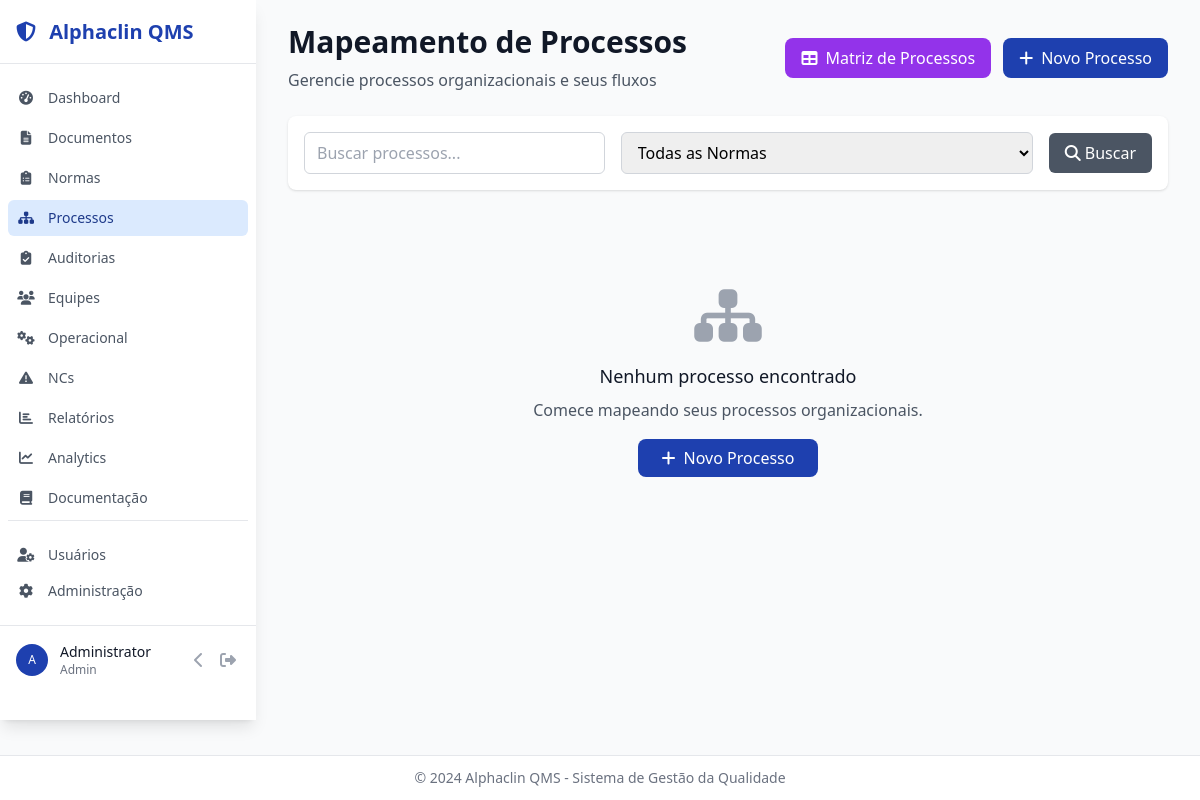
Page /processes/ (signed in) on the committed database.
### models.py (models this page shows)
class User(UserMixin, db.Model):
    __tablename__ = 'users'
    id = db.Column(db.Integer, primary_key=True)
    username = db.Column(db.String(80), unique=True, nullable=False)
    email = db.Column(db.String(120), unique=True, nullable=False)
    password_hash = db.Column(db.String(255), nullable=False)
    full_name = db.Column(db.String(255), nullable=False)
    role = db.Column(db.Enum(UserRole), default=UserRole.USER, nullable=False)
    is_active = db.Column(db.Boolean, default=True, nullable=False)
    created_at = db.Column(db.DateTime, default=datetime.utcnow)
    last_login = db.Column(db.DateTime)
    __table_args__ = (
        db.Index('idx_users_role', 'role'),
        db.Index('idx_users_active', 'is_active'),
        db.Index('idx_users_last_login', 'last_login'),
        db.Index('idx_users_email', 'email'),
    )
    created_documents = db.relationship('Document', foreign_keys='Document.created_by_id', backref='creator', lazy='dynamic')
    assigned_audits = db.relationship('Audit', foreign_keys='Audit.assigned_auditor_id', backref='assigned_auditor', lazy='dynamic')

### blueprints/processes.py (the view)
@processes_bp.route('/')
@login_required
def index():
    search = request.args.get('search')
    norm_id = request.args.get('norm_id')
    query = Process.query
    if search:
        query = query.filter(Process.name.contains(search) | Process.code.contains(search))
    if norm_id:
        query = query.filter(Process.norms.any(id=norm_id))
    processes = query.order_by(Process.name).all()
    norms = Norm.query.filter_by(is_active=True).all()
    return render_template('processes/index.html', processes=processes, norms=norms)

### templates/processes/index.html (shortened to what this page needs)
{% extends "base.html" %}
{% block content %}
<div class="space-y-6">
    <div class="flex justify-between items-center">
        <div>
            <h1 class="text-3xl font-bold text-gray-900">Mapeamento de Processos</h1>
            <p class="mt-2 text-gray-600">Gerencie processos organizacionais e seus fluxos</p>
        </div>
        <div class="flex space-x-3">
            <a href="{{ url_for('processes.matrix') }}" class="bg-purple-600 hover:bg-purple-700 text-white px-4 py-2 rounded-lg transition-colors">
                <i class="fas fa-table mr-2"></i>Matriz de Processos
            </a>
            <a href="{{ url_for('processes.create') }}" class="bg-alphaclin-blue hover:bg-alphaclin-dark text-white px-4 py-2 rounded-lg transition-colors">
                <i class="fas fa-plus mr-2"></i>Novo Processo
            </a>
        </div>
    </div>
    <div class="bg-white p-4 rounded-lg shadow">
        <form method="GET" class="flex flex-wrap gap-4 items-center">
            <div class="flex-1 min-w-64">
                <input type="text" name="search" value="{{ request.args.get('search', '') }}"
                       placeholder="Buscar processos..."
                       class="w-full px-3 py-2 border border-gray-300 rounded-md focus:outline-none focus:ring-2 focus:ring-alphaclin-blue">
            </div>
            <div>
                <select name="norm_id" class="px-3 py-2 border border-gray-300 rounded-md focus:outline-none focus:ring-2 focus:ring-alphaclin-blue">
                    <option value="">Todas as Normas</option>
                </select>
            </div>
            <button type="submit" class="bg-gray-600 hover:bg-gray-700 text-white px-4 py-2 rounded-md transition-colors">
                <i class="fas fa-search mr-1"></i>Buscar
            </button>
        </form>
    </div>
    {% if not processes %}
    <div class="text-center py-12">
        <i class="fas fa-sitemap text-gray-400 text-6xl mb-4"></i>
        <h3 class="text-lg font-medium text-gray-900 mb-2">Nenhum processo encontrado</h3>
        <p class="text-gray-600 mb-6">Comece mapeando seus processos organizacionais.</p>
        <a href="{{ url_for('processes.create') }}" class="bg-alphaclin-blue hover:bg-alphaclin-dark text-white px-6 py-2 rounded-lg transition-colors">
            <i class="fas fa-plus mr-2"></i>Novo Processo
        </a>
    </div>
    {% endif %}
</div>
{% endblock %}

### templates/base.html (shortened to what this page needs)
<!DOCTYPE html>
<html lang="pt-BR">
<head>
    <script src="https://cdn.tailwindcss.com"></script>
    <link rel="stylesheet" href="https://cdnjs.cloudflare.com/ajax/libs/font-awesome/6.4.0/css/all.min.css">
</head>
<body class="bg-gray-50 min-h-screen flex flex-col">
    {% if current_user.is_authenticated and not request.endpoint.startswith('auth.') %}
    <div id="sidebar" class="fixed left-0 top-0 w-64 bg-white shadow-lg transform transition-all duration-300 ease-in-out z-50 -translate-x-full lg:translate-x-0 flex flex-col overflow-y-auto" style="height: calc(100vh - 80px);">
        <div class="flex flex-col h-full">
            <div class="flex items-center justify-between h-16 px-4 border-b border-gray-200">
                <span id="logo-text" class="text-xl font-bold text-alphaclin-blue">
                    <i class="fas fa-shield-alt mr-2"></i>
                    Alphaclin QMS
                </span>
            </div>
            <nav class="px-2 py-4 space-y-1 overflow-y-auto">
                <a href="{{ url_for('main.dashboard') }}" title="Dashboard"
                    class="sidebar-link {% if request.endpoint == 'main.dashboard' %}bg-alphaclin-light text-alphaclin-dark{% else %}text-gray-600 hover:bg-gray-50 hover:text-gray-900{% endif %} group flex items-center px-2 py-2 text-sm font-medium rounded-md transition-colors">
                    <i class="fas fa-tachometer-alt sidebar-icon"></i>
                    <span class="sidebar-text ml-3">Dashboard</span>
                </a>
                <a href="{{ url_for('documents.index') }}" title="Documentos"
                    class="sidebar-link {% if request.blueprint == 'documents' %}bg-alphaclin-light text-alphaclin-dark{% else %}text-gray-600 hover:bg-gray-50 hover:text-gray-900{% endif %} group flex items-center px-2 py-2 text-sm font-medium rounded-md transition-colors">
                    <i class="fas fa-file-alt sidebar-icon"></i>
                    <span class="sidebar-text ml-3">Documentos</span>
                </a>
                <a href="{{ url_for('norms.index') }}" title="Normas"
                    class="sidebar-link {% if request.blueprint == 'norms' %}bg-alphaclin-light text-alphaclin-dark{% else %}text-gray-600 hover:bg-gray-50 hover:text-gray-900{% endif %} group flex items-center px-2 py-2 text-sm font-medium rounded-md transition-colors">
                    <i class="fas fa-clipboard-list sidebar-icon"></i>
                    <span class="sidebar-text ml-3">Normas</span>
                </a>
                <a href="{{ url_for('processes.index') }}" title="Processos"
                    class="sidebar-link {% if request.blueprint == 'processes' %}bg-alphaclin-light text-alphaclin-dark{% else %}text-gray-600 hover:bg-gray-50 hover:text-gray-900{% endif %} group flex items-center px-2 py-2 text-sm font-medium rounded-md transition-colors">
                    <i class="fas fa-sitemap sidebar-icon"></i>
                    <span class="sidebar-text ml-3">Processos</span>
                </a>
                <a href="{{ url_for('audits.index') }}" title="Auditorias"
                    class="sidebar-link {% if request.blueprint == 'audits' %}bg-alphaclin-light text-alphaclin-dark{% else %}text-gray-600 hover:bg-gray-50 hover:text-gray-900{% endif %} group flex items-center px-2 py-2 text-sm font-medium rounded-md transition-colors">
                    <i class="fas fa-clipboard-check sidebar-icon"></i>
                    <span class="sidebar-text ml-3">Auditorias</span>
                </a>
                <a href="{{ url_for('teams.index') }}" title="Equipes"
                    class="sidebar-link {% if request.blueprint == 'teams' %}bg-alphaclin-light text-alphaclin-dark{% else %}text-gray-600 hover:bg-gray-50 hover:text-gray-900{% endif %} group flex items-center px-2 py-2 text-sm font-medium rounded-md transition-colors">
                    <i class="fas fa-users sidebar-icon"></i>
                    <span class="sidebar-text ml-3">Equipes</span>
                </a>
                <a href="{{ url_for('operational.dashboard') }}" title="Painel Operacional"
                    class="sidebar-link {% if request.blueprint == 'operational' %}bg-alphaclin-light text-alphaclin-dark{% else %}text-gray-600 hover:bg-gray-50 hover:text-gray-900{% endif %} group flex items-center px-2 py-2 text-sm font-medium rounded-md transition-colors">
                    <i class="fas fa-cogs sidebar-icon"></i>
                    <span class="sidebar-text ml-3">Operacional</span>
                </a>
                <a href="{{ url_for('nonconformities.index') }}" title="Não Conformidades"
                    class="sidebar-link {% if request.blueprint == 'nonconformities' %}bg-alphaclin-light text-alphaclin-dark{% else %}text-gray-600 hover:bg-gray-50 hover:text-gray-900{% endif %} group flex items-center px-2 py-2 text-sm font-medium rounded-md transition-colors">
                    <i class="fas fa-exclamation-triangle sidebar-icon"></i>
                    <span class="sidebar-text ml-3">NCs</span>
                </a>
                <a href="{{ url_for('reports.index') }}" title="Relatórios"
                    class="sidebar-link {% if request.blueprint == 'reports' %}bg-alphaclin-light text-alphaclin-dark{% else %}text-gray-600 hover:bg-gray-50 hover:text-gray-900{% endif %} group flex items-center px-2 py-2 text-sm font-medium rounded-md transition-colors">
                    <i class="fas fa-chart-bar sidebar-icon"></i>
                    <span class="sidebar-text ml-3">Relatórios</span>
                </a>
                <a href="{{ url_for('analytics.analytics_dashboard') }}" title="Analytics & BI"
                    class="sidebar-link {% if request.blueprint == 'analytics' %}bg-alphaclin-light text-alphaclin-dark{% else %}text-gray-600 hover:bg-gray-50 hover:text-gray-900{% endif %} group flex items-center px-2 py-2 text-sm font-medium rounded-md transition-colors">
                    <i class="fas fa-chart-line sidebar-icon"></i>
                    <span class="sidebar-text ml-3">Analytics</span>
                </a>
                <a href="{{ url_for('docs.docs_index') }}" title="Documentação"
                    class="sidebar-link {% if request.blueprint == 'docs' %}bg-alphaclin-light text-alphaclin-dark{% else %}text-gray-600 hover:bg-gray-50 hover:text-gray-900{% endif %} group flex items-center px-2 py-2 text-sm font-medium rounded-md transition-colors">
                    <i class="fas fa-book sidebar-icon"></i>
                    <span class="sidebar-text ml-3">Documentação</span>
                </a>
                {% if current_user.is_authenticated and current_user.role.value == 'admin' %}
                <div class="pt-4 border-t border-gray-200">
                    <a href="{{ url_for('users.index') }}" title="Usuários"
                        class="sidebar-link {% if request.blueprint == 'users' %}bg-alphaclin-light text-alphaclin-dark{% else %}text-gray-600 hover:bg-gray-50 hover:text-gray-900{% endif %} group flex items-center px-2 py-2 text-sm font-medium rounded-md transition-colors">
                        <i class="fas fa-user-cog sidebar-icon"></i>
                        <span class="sidebar-text ml-3">Usuários</span>
                    </a>
                    <a href="{{ url_for('admin.permissions_dashboard') }}" title="Administração"
                        class="sidebar-link {% if request.blueprint == 'admin' %}bg-alphaclin-light text-alphaclin-dark{% else %}text-gray-600 hover:bg-gray-50 hover:text-gray-900{% endif %} group flex items-center px-2 py-2 text-sm font-medium rounded-md transition-colors">
                        <i class="fas fa-cog sidebar-icon"></i>
                        <span class="sidebar-text ml-3">Administração</span>
                    </a>
                </div>
                {% endif %}
            </nav>
            {% endif %}
            {% if current_user.is_authenticated %}
            <div class="border-t border-gray-200 p-4">
                <div class="flex items-center justify-between">
                    <div class="flex items-center min-w-0 flex-1">
                        <div class="flex-shrink-0">
                            <div class="h-8 w-8 rounded-full bg-alphaclin-blue flex items-center justify-center">
                                <span class="text-xs font-medium text-white">{{ current_user.full_name.split()[0][0] }}{% if current_user.full_name.split()|length > 1 %}{{ current_user.full_name.split()[1][0] }}{% endif %}</span>
                            </div>
                        </div>
                        <div class="ml-3 min-w-0 flex-1 hidden lg:block">
                            <p class="text-sm font-medium text-gray-900 truncate">{{ current_user.full_name }}</p>
                            <p class="text-xs text-gray-500 capitalize">{{ current_user.role.value }}</p>
                        </div>
                    </div>
                    <div class="flex items-center space-x-2">
                        <button id="collapse-toggle" class="hidden lg:block p-1 rounded-md text-gray-400 hover:text-gray-600 focus:outline-none focus:ring-2 focus:ring-alphaclin-blue">
                            <i id="collapse-icon" class="fas fa-chevron-left"></i>
                        </button>
                        <a href="{{ url_for('auth.logout') }}" class="p-1 rounded-md text-gray-400 hover:text-gray-600 focus:outline-none focus:ring-2 focus:ring-alphaclin-blue" title="Sair">
                            <i class="fas fa-sign-out-alt"></i>
                        </a>
                    </div>
                </div>
            </div>
            {% endif %}
        </div>
    </div>
    <main id="main-content" class="{% if current_user.is_authenticated and not request.endpoint.startswith('auth.') %}lg:ml-64{% endif %} flex flex-col transition-all duration-300 ease-in-out overflow-auto pb-16">
        <div class="flex-1 px-4 py-6 lg:px-8">
        {% block content %}{% endblock %}
        </div>
    </main>
    {% if current_user.is_authenticated and not request.endpoint.startswith('auth.') %}
    <footer class="fixed bottom-0 left-0 right-0 bg-white border-t border-gray-200 py-3 z-40">
        <div class="px-4 lg:px-8">
            <div class="text-center text-sm text-gray-500">
                © 2024 Alphaclin QMS - Sistema de Gestão da Qualidade
            </div>
        </div>
    </footer>
    {% endif %}
</body>
</html>

### templates/base.html (style rules this page uses)
.sidebar-link { position: relative; }
.sidebar-icon { transition: transform 0.2s ease-in-out; width: 20px; text-align: center; }
#sidebar { transition: width 0.3s ease-in-out; }
#main-content { transition: margin-left 0.3s ease-in-out; }
#sidebar.w-64 ~ #main-content { margin-left: 16rem; }

### rows in the picture
User: full_name "A", full_name "Administrator", role.value "Admin"
